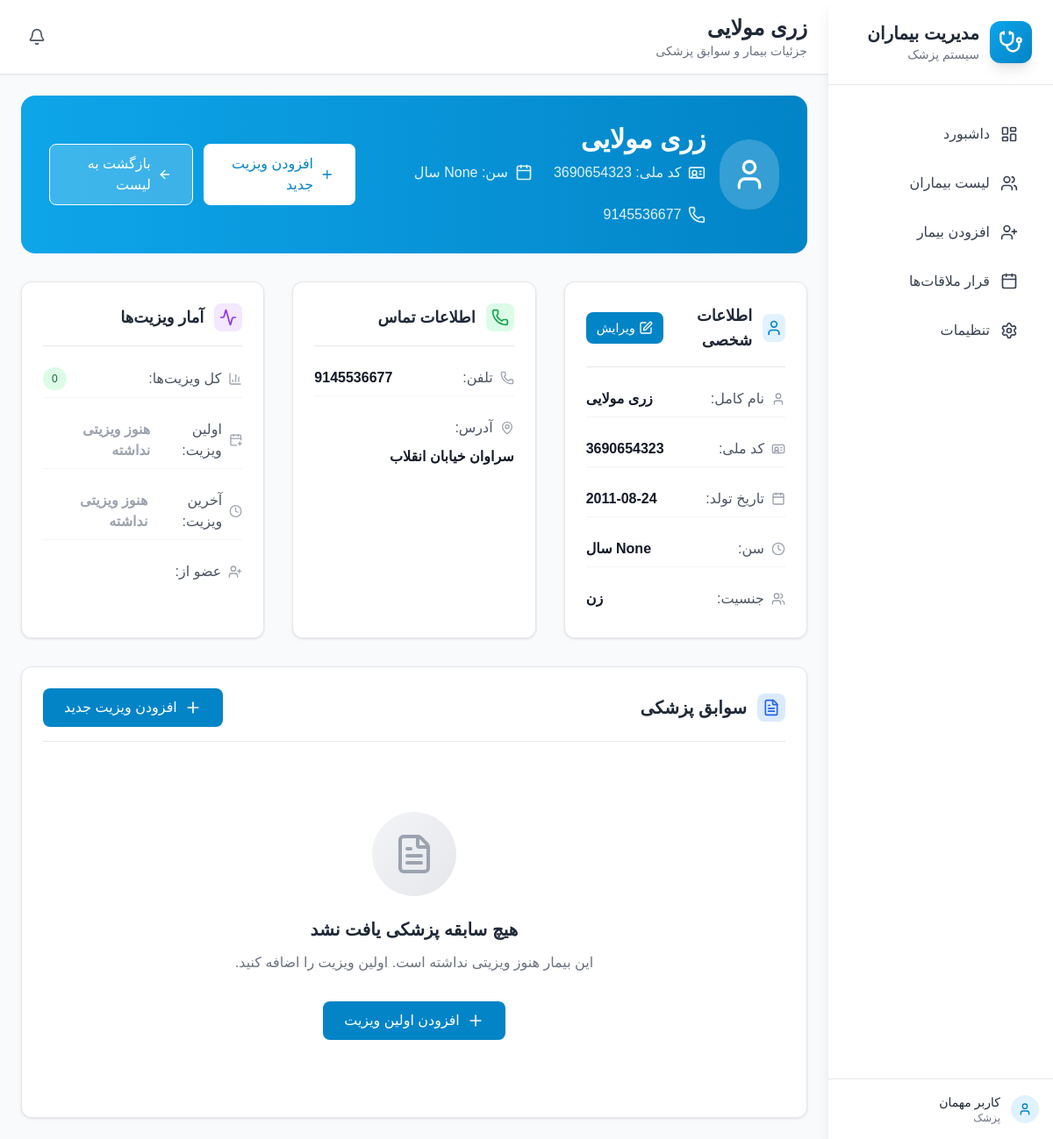
The page /patients/2/ on the database as committed earlier.
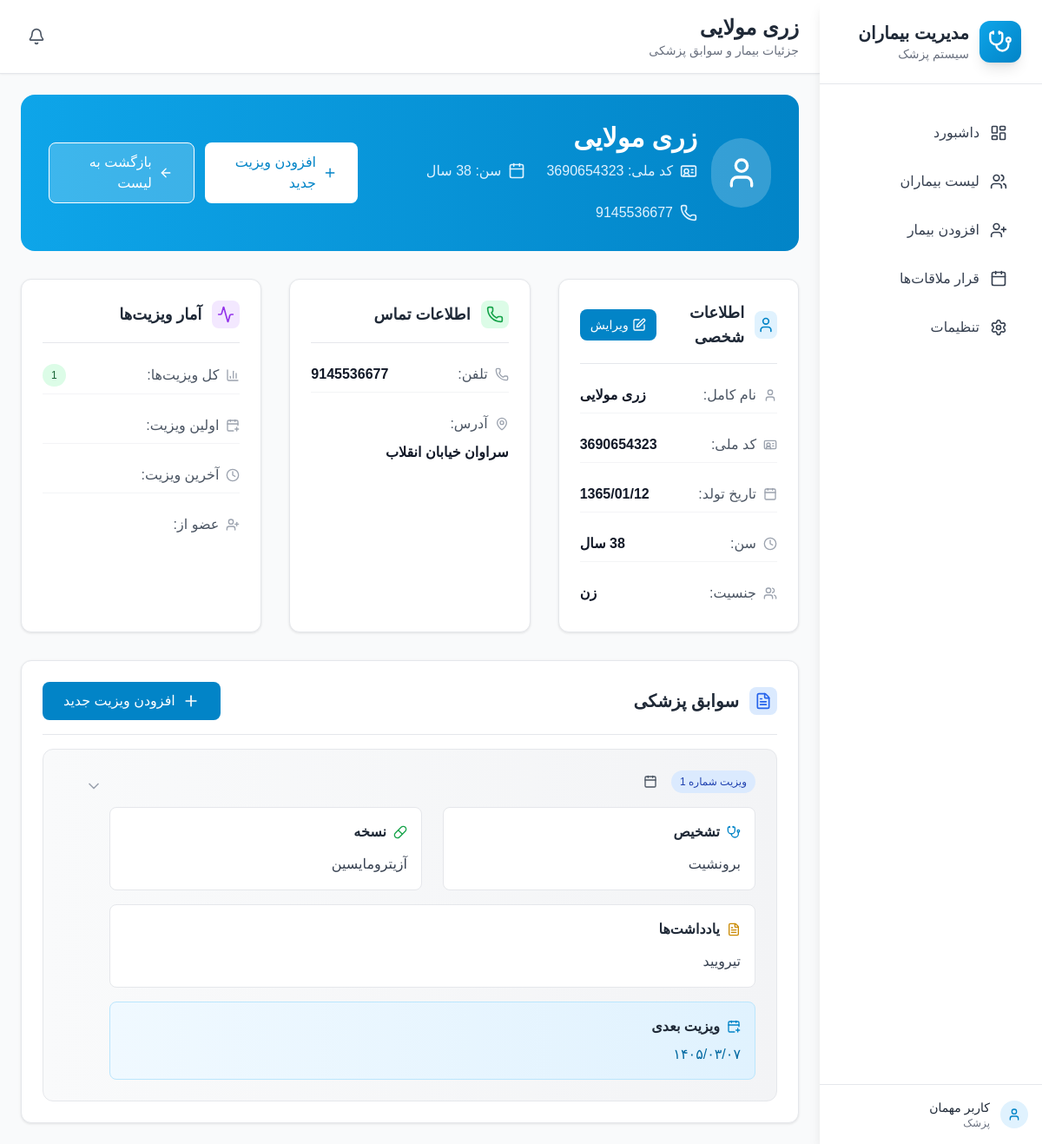
The same page on the database as committed later.
### patients/models.py (models this page shows, shortened)
class Patient(models.Model):
    GENDER_CHOICES = [
        ('M', 'مرد'),
        ('F', 'زن'),
        ('O', 'سایر'),
    ]
    first_name = models.CharField(max_length=100)
    last_name = models.CharField(max_length=100)
    national_id = models.CharField(
        max_length=20,
        unique=True,
        validators=[RegexValidator(
            regex=r'^\d+$',
            message='کد ملی باید فقط شامل اعداد باشد'
        )]
    )
    birth_date = models.CharField(max_length=10, help_text="تاریخ تولد به صورت شمسی (YYYY/MM/DD)")
    gender = models.CharField(max_length=1, choices=GENDER_CHOICES)
    phone = models.CharField(
        max_length=15,
        validators=[RegexValidator(
            regex=r'^\+?1?\d{9,15}$',
            message='شماره تلفن باید در فرمت صحیح وارد شود. حداکثر 15 رقم مجاز است.'
        )]
    )
    address = models.TextField()
    created_at = models.DateTimeField(auto_now_add=True)
    updated_at = models.DateTimeField(auto_now=True)
    class Meta:
        ordering = ['last_name', 'first_name']
    @property
    def full_name(self):
        return f"{self.first_name} {self.last_name}"
    @property
    def age(self):
        if not self.birth_date:
            return None
        try:
            parts = self.birth_date.split('/')
            if len(parts) != 3:
                return None
            jalali_year = int(parts[0])
            current_jalali_year = 1403  # Current Jalali year
            return current_jalali_year - jalali_year
        except (ValueError, IndexError):
            return None

class Visit(models.Model):
    patient = models.ForeignKey(Patient, on_delete=models.CASCADE, related_name='visits')
    visit_date = models.DateTimeField(auto_now_add=True)
    diagnosis = models.TextField()
    prescription = models.TextField(blank=True)
    notes = models.TextField(blank=True)
    next_visit_date = models.CharField(max_length=10, null=True, blank=True, help_text="تاریخ ویزیت بعدی به صورت شمسی (YYYY/MM/DD)")
    created_at = models.DateTimeField(auto_now_add=True)
    updated_at = models.DateTimeField(auto_now=True)
    class Meta:
        ordering = ['-visit_date']

### patients/views.py (the view)
# urls.py: path('patients/<int:patient_id>/', views.patient_detail, name='patient_detail'),
def patient_detail(request, patient_id):
    patient = get_object_or_404(Patient, id=patient_id)
    context = {
        'patient': patient,
    }
    return render(request, 'patient_detail.html', context)

### patients/context_processors.py (called while the page is built)
def notifications_context(request):
    unread_count = Notification.objects.filter(is_read=False).count()
    return {
        'unread_notifications_count': unread_count,
    }

### patients/templatetags/jalali.py (called while the page is built)
def _to_datetime(value):
    if isinstance(value, datetime):
        return value
    if isinstance(value, date):
        return datetime(value.year, value.month, value.day)
    return None

### templates/patient_detail.html (shortened to what the changed rows need)
{% extends 'base.html' %}
{% load static %}
{% load jalali %}
{% block page_title %}{{ patient.full_name }}{% endblock %}
{% block page_subtitle %}جزئیات بیمار و سوابق پزشکی{% endblock %}
{% block content %}
<div class="space-y-8">
    <div class="bg-gradient-to-r from-medical-500 to-medical-600 rounded-2xl p-8 text-white">
        <div class="flex flex-col lg:flex-row lg:items-center lg:justify-between">
            <div class="flex items-center space-x-4 space-x-reverse mb-6 lg:mb-0">
                <div>
                    <h2 class="text-3xl font-bold mb-2">{{ patient.full_name }}</h2>
                    <div class="flex flex-wrap items-center gap-6 text-medical-100">
                        <span class="flex items-center">
                            <i data-lucide="id-card" class="w-5 h-5 ml-2"></i>
                            کد ملی: {{ patient.national_id }}
                        </span>
                        <span class="flex items-center">
                            <i data-lucide="calendar" class="w-5 h-5 ml-2"></i>
                            سن: {{ patient.age }} سال
                        </span>
                        <span class="flex items-center">
                            <i data-lucide="phone" class="w-5 h-5 ml-2"></i>
                            {{ patient.phone }}
                        </span>
                    </div>
                </div>
            </div>
        </div>
    </div>
    <div class="grid grid-cols-1 lg:grid-cols-3 gap-8">
        <div class="card">
            <div class="space-y-4">
                <div class="flex justify-between items-center py-2 border-b border-gray-100">
                    <span class="text-gray-600 flex items-center">
                        <i data-lucide="user" class="w-4 h-4 ml-2 text-gray-400"></i>
                        نام کامل:
                    </span>
                    <span class="font-semibold text-gray-900">{{ patient.full_name }}</span>
                </div>
                <div class="flex justify-between items-center py-2 border-b border-gray-100">
                    <span class="text-gray-600 flex items-center">
                        <i data-lucide="id-card" class="w-4 h-4 ml-2 text-gray-400"></i>
                        کد ملی:
                    </span>
                    <span class="font-semibold text-gray-900">{{ patient.national_id }}</span>
                </div>
                <div class="flex justify-between items-center py-2 border-b border-gray-100">
                    <span class="text-gray-600 flex items-center">
                        <i data-lucide="calendar" class="w-4 h-4 ml-2 text-gray-400"></i>
                        تاریخ تولد:
                    </span>
                    <span class="font-semibold text-gray-900">{{ patient.birth_date|jalali:"%Y/%m/%d" }}</span>
                </div>
                <div class="flex justify-between items-center py-2 border-b border-gray-100">
                    <span class="text-gray-600 flex items-center">
                        <i data-lucide="clock" class="w-4 h-4 ml-2 text-gray-400"></i>
                        سن:
                    </span>
                    <span class="font-semibold text-gray-900">{{ patient.age }} سال</span>
                </div>
                <div class="flex justify-between items-center py-2">
                    <span class="text-gray-600 flex items-center">
                        <i data-lucide="users" class="w-4 h-4 ml-2 text-gray-400"></i>
                        جنسیت:
                    </span>
                    <span class="font-semibold text-gray-900">{{ patient.get_gender_display }}</span>
                </div>
            </div>
        </div>
        <div class="card">
            <div class="space-y-4">
                <div class="flex justify-between items-center py-2 border-b border-gray-100">
                    <span class="text-gray-600 flex items-center">
                        <i data-lucide="phone" class="w-4 h-4 ml-2 text-gray-400"></i>
                        تلفن:
                    </span>
                    <span class="font-semibold text-gray-900">{{ patient.phone }}</span>
                </div>
                <div class="flex flex-col py-2">
                    <span class="text-gray-600 flex items-center mb-2">
                        <i data-lucide="map-pin" class="w-4 h-4 ml-2 text-gray-400"></i>
                        آدرس:
                    </span>
                    <span class="font-semibold text-gray-900 text-right leading-relaxed">{{ patient.address }}</span>
                </div>
            </div>
        </div>
        <div class="card">
            <div class="space-y-4">
                <div class="flex justify-between items-center py-2 border-b border-gray-100">
                    <span class="text-gray-600 flex items-center">
                        <i data-lucide="bar-chart-3" class="w-4 h-4 ml-2 text-gray-400"></i>
                        کل ویزیت‌ها:
                    </span>
                    <span class="badge badge-success">{{ patient.visits.count }}</span>
                </div>
                <div class="flex justify-between items-center py-2 border-b border-gray-100">
                    <span class="font-semibold text-gray-900">
                        {% if patient.visits.last %}
                            {{ patient.visits.last.visit_date|jalali:"%Y/%m/%d" }}
                        {% else %}
                            <span class="text-gray-400">هنوز ویزیتی نداشته</span>
                        {% endif %}
                    </span>
                </div>
                <div class="flex justify-between items-center py-2 border-b border-gray-100">
                    <span class="font-semibold text-gray-900">
                        {% if patient.visits.first %}
                            {{ patient.visits.first.visit_date|jalali:"%Y/%m/%d" }}
                        {% else %}
                            <span class="text-gray-400">هنوز ویزیتی نداشته</span>
                        {% endif %}
                    </span>
                </div>
            </div>
        </div>
    </div>
    <div class="card">
        {% if patient.visits.all %}
            <div class="space-y-6">
                {% for visit in patient.visits.all %}
                <div class="bg-gradient-to-r from-gray-50 to-gray-100 rounded-xl p-6 border border-gray-200 hover:shadow-md transition-all duration-200">
                    <div class="flex items-start justify-between">
                        <div class="flex-1">
                            <div class="flex items-center space-x-4 space-x-reverse mb-4">
                                <span class="badge badge-info">
                                    ویزیت شماره {{ forloop.revcounter }}
                                </span>
                                <span class="text-sm text-gray-600 flex items-center">
                                    <i data-lucide="calendar" class="w-4 h-4 ml-2"></i>
                                </span>
                            </div>
                            <div class="grid grid-cols-1 lg:grid-cols-2 gap-6">
                                <div class="bg-white rounded-lg p-4 border border-gray-200">
                                    <h4 class="font-semibold text-gray-800 mb-3 flex items-center">
                                        <i data-lucide="stethoscope" class="w-4 h-4 ml-2 text-medical-600"></i>
                                        تشخیص
                                    </h4>
                                    <p class="text-gray-700 leading-relaxed">{{ visit.diagnosis }}</p>
                                </div>
                                {% if visit.prescription %}
                                <div class="bg-white rounded-lg p-4 border border-gray-200">
                                    <h4 class="font-semibold text-gray-800 mb-3 flex items-center">
                                        <i data-lucide="pill" class="w-4 h-4 ml-2 text-green-600"></i>
                                        نسخه
                                    </h4>
                                    <p class="text-gray-700 leading-relaxed">{{ visit.prescription }}</p>
                                </div>
                                {% endif %}
                            </div>
                            {% if visit.notes %}
                            <div class="mt-4 bg-white rounded-lg p-4 border border-gray-200">
                                <h4 class="font-semibold text-gray-800 mb-3 flex items-center">
                                    <i data-lucide="file-text" class="w-4 h-4 ml-2 text-yellow-600"></i>
                                    یادداشت‌ها
                                </h4>
                                <p class="text-gray-700 leading-relaxed">{{ visit.notes }}</p>
                            </div>
                            {% endif %}
                            {% if visit.next_visit_date %}
                            <div class="mt-4 bg-gradient-to-r from-medical-50 to-medical-100 rounded-lg p-4 border border-medical-200">
                                <h4 class="font-semibold text-gray-800 mb-2 flex items-center">
                                    <i data-lucide="calendar-plus" class="w-4 h-4 ml-2 text-medical-600"></i>
                                    ویزیت بعدی
                                </h4>
                                <p class="text-medical-700 font-medium">{{ visit.next_visit_date|jalali:"%Y/%m/%d" }}</p>
                            </div>
                            {% endif %}
                        </div>
                        <div class="ml-4 flex flex-col space-y-2">
                            <button onclick="toggleVisitDetails({{ visit.id }})"
                                    class="p-2 text-gray-400 hover:text-medical-600 hover:bg-white rounded-lg transition-all duration-200">
                                <i data-lucide="chevron-down" class="w-5 h-5" id="chevron-{{ visit.id }}"></i>
                            </button>
                        </div>
                    </div>
                </div>
                {% endfor %}
            </div>
        {% else %}
            <div class="text-center py-16">
                <div class="w-24 h-24 bg-gradient-to-br from-gray-100 to-gray-200 rounded-full flex items-center justify-center mx-auto mb-6">
                    <i data-lucide="file-text" class="w-12 h-12 text-gray-400"></i>
                </div>
                <h3 class="text-xl font-semibold text-gray-800 mb-3">هیچ سابقه پزشکی یافت نشد</h3>
                <p class="text-gray-500 mb-8 max-w-md mx-auto">این بیمار هنوز ویزیتی نداشته است. اولین ویزیت را اضافه کنید.</p>
                <a href="{% url 'add_visit' patient.id %}" class="btn-primary inline-flex items-center">
                    <i data-lucide="plus" class="w-5 h-5 ml-2"></i>
                    افزودن اولین ویزیت
                </a>
            </div>
        {% endif %}
    </div>
</div>
{% endblock %}

Rows that differ between the two databases and show on the page:
changed Patient "زری مولایی": birth_date|jalali "2011-08-24" → "1365/01/12"; age (not shown) → "38"; visits.count "0" → "1"
added Visit: diagnosis "برونشیت", prescription "آزیترومایسین", notes "تیرویید", next_visit_date|jalali "۱۴۰۵/۰۳/۰۷"
Other text that changed with them:
text no longer shown: "هنوز ویزیتی نداشته هنوز ویزیتی نداشته هیچ سابقه پزشکی یافت نشد این بیمار هنوز ویزیتی نداشته است. اولین ویزیت را اضافه کنید. افزودن اولین ویزیت"
